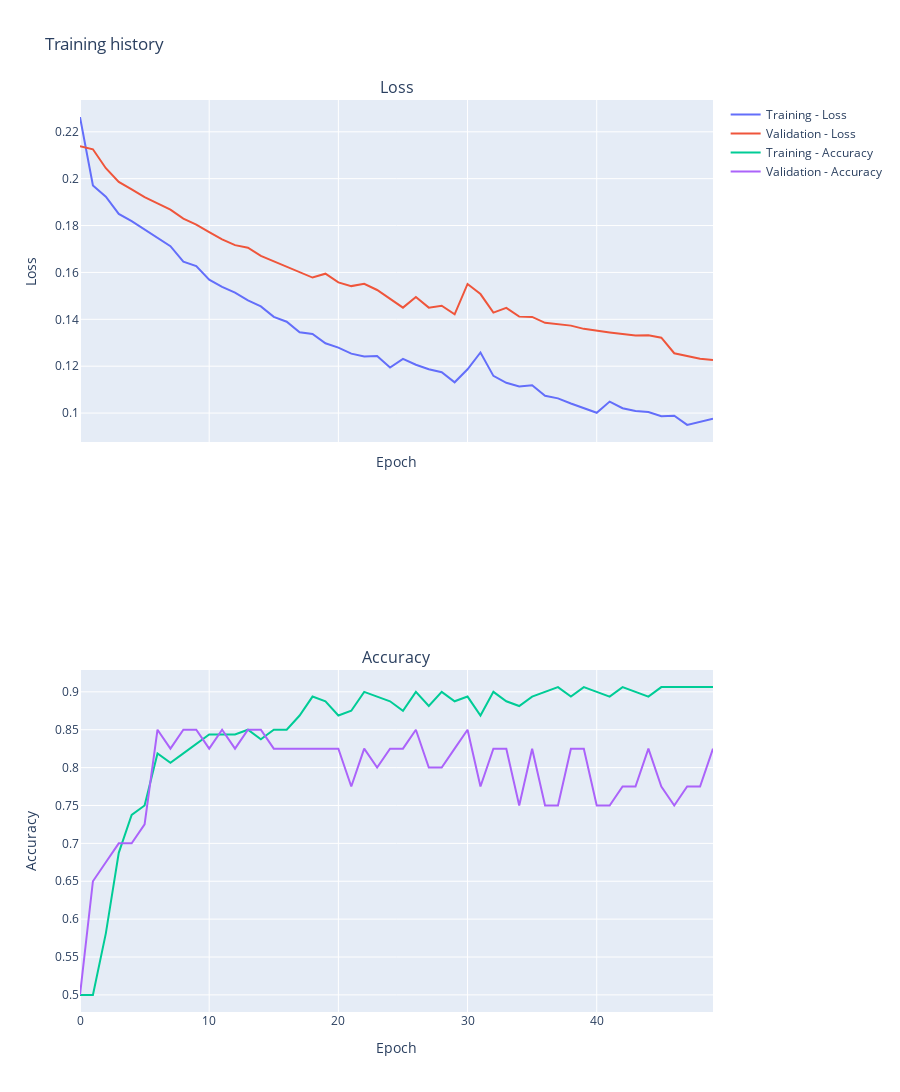

Notebook source saved alongside this figure:
### Markdown cell above
Display the training history.

### Code cell
plot_history(history)

### Figure 1 — Plotly figure (JSON) as saved in the notebook; plotly's stock layout.template omitted (floating-point values rounded to 4 significant figures)
{"data": [{"mode": "lines", "name": "Training - Loss", "type": "scatter", "xaxis": "x", "y": [0.2263, 0.1971, 0.1923, 0.185, 0.1819, 0.1782, 0.1746, 0.1712, 0.1646, 0.1627, 0.1569, 0.1539, 0.1514, 0.1481, 0.1455, 0.1411, 0.139, 0.1345, 0.1338, 0.1298, 0.1279, 0.1254, 0.1242, 0.1244, 0.1194, 0.1231, 0.1206, 0.1187, 0.1174, 0.1131, 0.1187, 0.1258, 0.1159, 0.1129, 0.1113, 0.1118, 0.1073, 0.1063, 0.1041, 0.1019, 0.1001, 0.1049, 0.1021, 0.1008, 0.1004, 0.09862, 0.09887, 0.09495, 0.09642, 0.09762], "yaxis": "y"}, {"mode": "lines", "name": "Validation - Loss", "type": "scatter", "xaxis": "x", "y": [0.2138, 0.2125, 0.2045, 0.1986, 0.1955, 0.1921, 0.1895, 0.1868, 0.183, 0.1804, 0.1772, 0.1741, 0.1716, 0.1705, 0.1671, 0.1648, 0.1626, 0.1601, 0.1578, 0.1595, 0.1557, 0.1542, 0.1552, 0.1525, 0.1489, 0.145, 0.1495, 0.145, 0.1458, 0.1421, 0.1551, 0.1508, 0.1429, 0.1449, 0.1411, 0.141, 0.1385, 0.1377, 0.1373, 0.1359, 0.1351, 0.1344, 0.1337, 0.1331, 0.1332, 0.1322, 0.1255, 0.1244, 0.1232, 0.1226], "yaxis": "y"}, {"mode": "lines", "name": "Training - Accuracy", "type": "scatter", "xaxis": "x2", "y": [0.5, 0.5, 0.5813, 0.6875, 0.7375, 0.75, 0.8188, 0.8062, 0.8188, 0.8313, 0.8438, 0.8438, 0.8438, 0.85, 0.8375, 0.85, 0.85, 0.8687, 0.8938, 0.8875, 0.8687, 0.875, 0.9, 0.8938, 0.8875, 0.875, 0.9, 0.8813, 0.9, 0.8875, 0.8938, 0.8687, 0.9, 0.8875, 0.8813, 0.8938, 0.9, 0.9062, 0.8938, 0.9062, 0.9, 0.8938, 0.9062, 0.9, 0.8938, 0.9062, 0.9062, 0.9062, 0.9062, 0.9062], "yaxis": "y2"}, {"mode": "lines", "name": "Validation - Accuracy", "type": "scatter", "xaxis": "x2", "y": [0.5, 0.65, 0.675, 0.7, 0.7, 0.725, 0.85, 0.825, 0.85, 0.85, 0.825, 0.85, 0.825, 0.85, 0.85, 0.825, 0.825, 0.825, 0.825, 0.825, 0.825, 0.775, 0.825, 0.8, 0.825, 0.825, 0.85, 0.8, 0.8, 0.825, 0.85, 0.775, 0.825, 0.825, 0.75, 0.825, 0.75, 0.75, 0.825, 0.825, 0.75, 0.75, 0.775, 0.775, 0.825, 0.775, 0.75, 0.775, 0.775, 0.825], "yaxis": "y2"}], "layout": {"annotations": [{"font": {"size": 16}, "showarrow": false, "text": "Loss", "x": 0.5, "xanchor": "center", "xref": "paper", "y": 1, "yanchor": "bottom", "yref": "paper"}, {"font": {"size": 16}, "showarrow": false, "text": "Accuracy", "x": 0.5, "xanchor": "center", "xref": "paper", "y": 0.375, "yanchor": "bottom", "yref": "paper"}], "height": 1200, "hovermode": "x unified", "title": {"text": "Training history"}, "xaxis": {"anchor": "y", "domain": [0, 1], "matches": "x2", "showticklabels": false, "title": {"text": "Epoch"}}, "xaxis2": {"anchor": "y2", "domain": [0, 1], "title": {"text": "Epoch"}}, "yaxis": {"anchor": "x", "domain": [0.625, 1], "title": {"text": "Loss"}}, "yaxis2": {"anchor": "x2", "domain": [0, 0.375], "title": {"text": "Accuracy"}}}}
